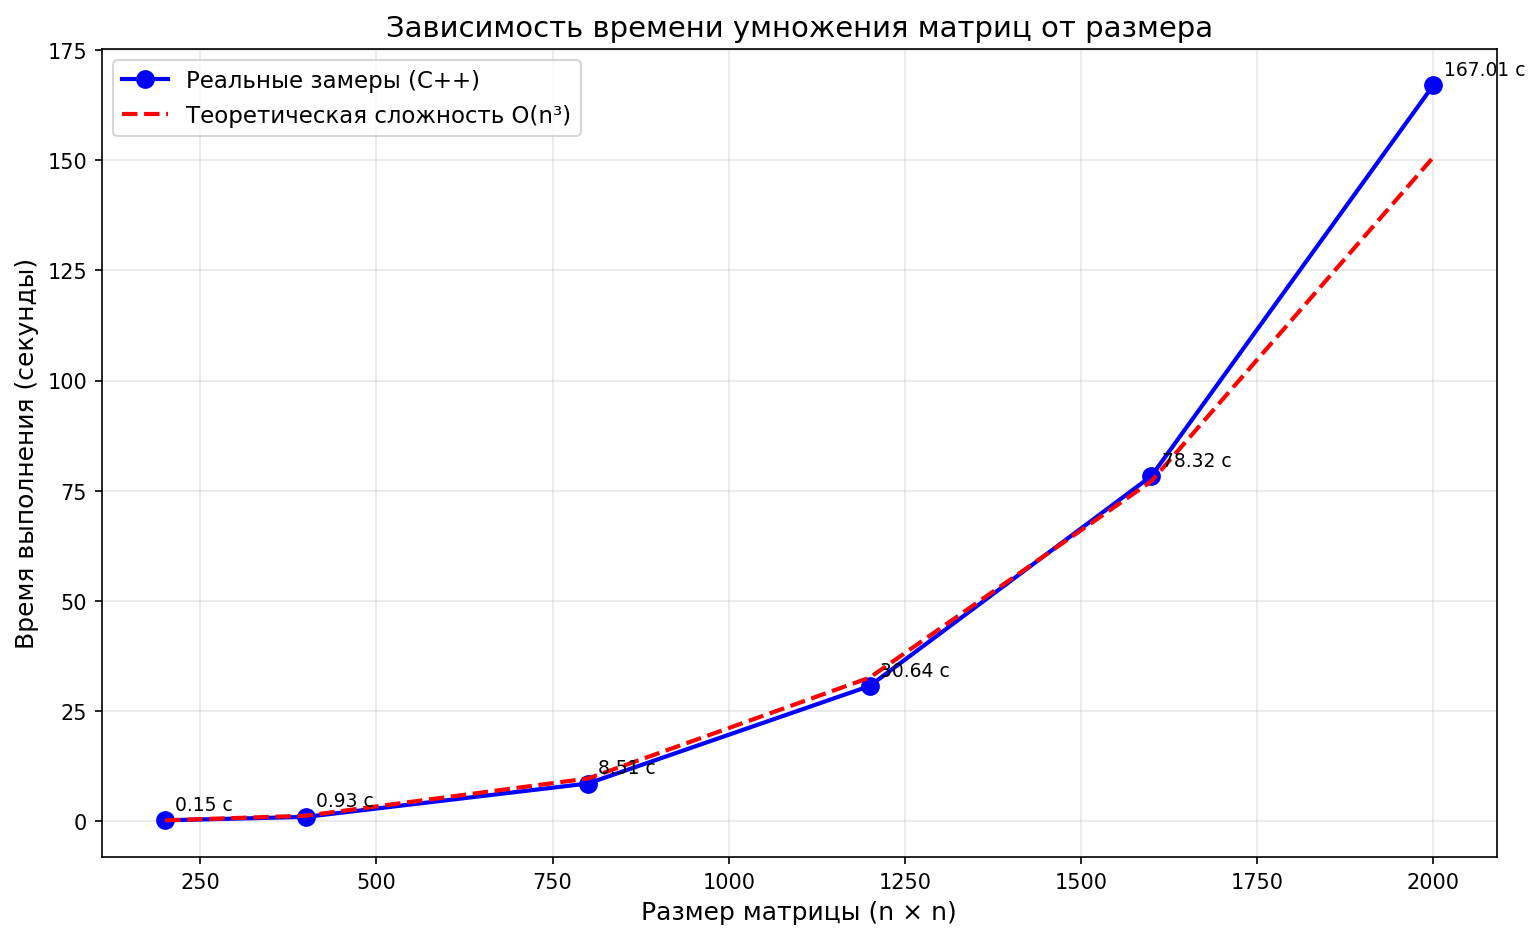

The script that saved this image:
import matplotlib.pyplot as plt

# Данные из results.txt (нужно ввести вручную или прочитать из файла)
# Но проще ввести вручную после запуска main.cpp
sizes = [200, 400, 800, 1200, 1600, 2000]

# !!! ЗДЕСЬ НУЖНО ВСТАВИТЬ СВОИ ЗНАЧЕНИЯ ИЗ results.txt !!!
# Например:
times = [0.15067, 0.93180, 8.50731, 30.64400, 78.31968, 167.00958]

# Теоретическая кривая O(n³) - нормируем по первому значению
theoretical = [times[0] * (sizes[i] / sizes[0])**3 for i in range(len(sizes))]

# Строим график
plt.figure(figsize=(12, 7))

# Реальные замеры
plt.plot(sizes, times, 'bo-', linewidth=2, markersize=8,
         label='Реальные замеры (C++)', color='blue')

# Теоретическая кривая
plt.plot(sizes, theoretical, 'r--', linewidth=2,
         label='Теоретическая сложность O(n³)', color='red')

# Оформление
plt.xlabel('Размер матрицы (n × n)', fontsize=12)
plt.ylabel('Время выполнения (секунды)', fontsize=12)
plt.title('Зависимость времени умножения матриц от размера', fontsize=14)
plt.legend(fontsize=11)
plt.grid(True, alpha=0.3)

# Подписываем точки
for x, y in zip(sizes, times):
    plt.annotate(f'{y:.2f} с', (x, y), xytext=(5, 5),
                 textcoords='offset points', fontsize=9)

# Сохраняем график
plt.savefig('plot.png', dpi=150, bbox_inches='tight')
plt.show()

print("График сохранён как plot.png")
